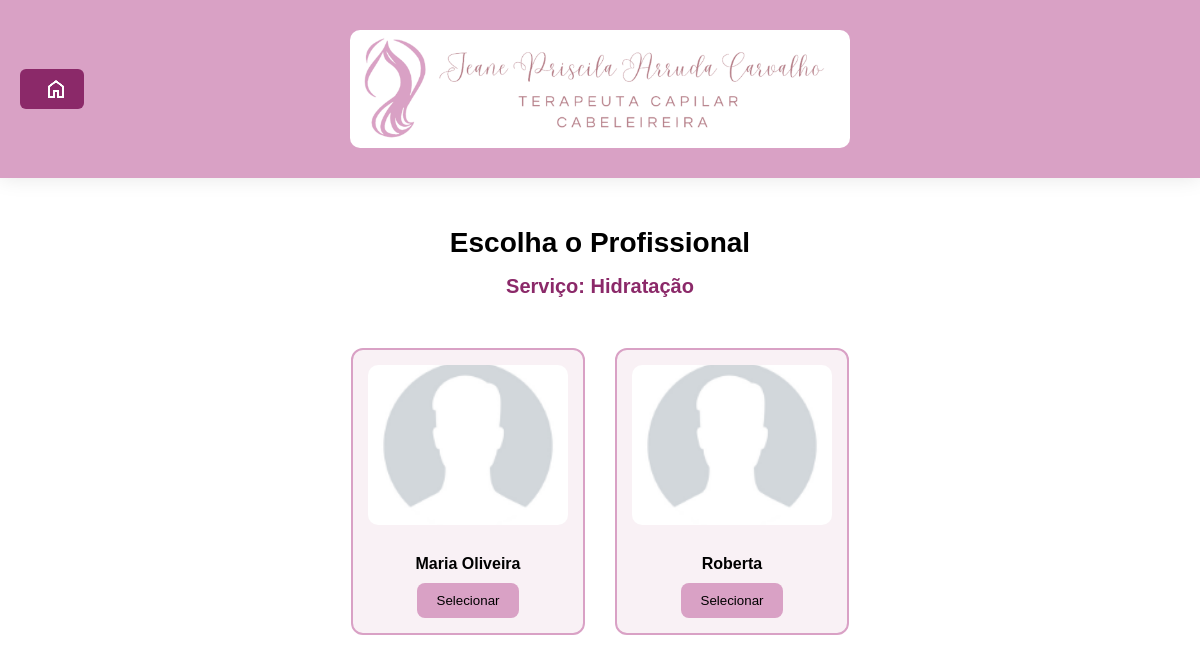
The app's page /escolher-profissional/1 with its own data.
### backend/models.py (models this page shows, shortened)
class Servico(db.Model):
    __tablename__ = 'servicos'
    idServico = db.Column(db.Integer, primary_key=True)
    nome = db.Column(db.String(100), nullable=False)
    descricao = db.Column(db.Text, nullable=True)
    preco = db.Column(db.Numeric(10, 2), nullable=False)
    duracao = db.Column(db.Integer, nullable=False)
    profissional_servicos = db.relationship('ProfissionalServico', back_populates='servico', lazy=True)

class Profissional(UserMixin, db.Model):
    __tablename__ = 'profissionais'
    idProfissional = db.Column(db.Integer, primary_key=True)
    nome = db.Column(db.String(100), nullable=False)
    telefone = db.Column(db.String(20), nullable=False)
    email = db.Column(db.String(120), unique=True, nullable=False)
    senha_hash = db.Column(db.String(256), nullable=False)
    servicos = db.relationship('ProfissionalServico', back_populates='profissional', lazy=True)
    agendas = db.relationship('Agenda', back_populates='profissional', lazy=True)

### backend/views.py (the view)
@app.route('/escolher-profissional/<int:servico_id>')
def escolher_profissional(servico_id):
    servico = Servico.query.get_or_404(servico_id)
    profissionais = db.session.query(Profissional).join(ProfissionalServico).filter(
        ProfissionalServico.idServico == servico_id
    ).all()
    return render_template('escolherProfissional.html', servico=servico, profissionais=profissionais)

### templates/escolherProfissional.html (shortened to what this page needs)
<!DOCTYPE html>
<html lang="pt-br">
<head>
    <link rel="stylesheet" href="/static/css/style-profissional.css">
    <link rel="stylesheet" href="/static/css/style-btnInicio.css" />
</head>
<body>
    <header>
        <div class="logo">
            <img src="/static/img/LogoSalao2.png" width="500px" alt="Logo do Salão">
        </div>
        <a class="btn-inicio" href="{{ url_for('cliente_inicio') }}">
             <img src="/static/img/home.png" alt="Página Inicial">
        </a>
    </header>
    <main>
        <h1>Escolha o Profissional</h1>
        <h2 class="servico-nome">Serviço: {{ servico.nome }}</h2>
        <div class="container-profissionais">
            {% for profissional in profissionais %}
            <div class="card-profissional" data-nome="{{ profissional.nome }}">
                <img src="/static/img/joao.PNG" alt="{{ profissional.nome }}">
                <p>{{ profissional.nome }}</p>
                <a href="{{ url_for('selecionar_horario', profissional_id=profissional.idProfissional, servico_id=servico.idServico) }}">
                    <button class="selecionar">Selecionar</button>
                </a>
            </div>
            {% endfor %}
        </div>
    </main>
</body>
</html>

### static/css/style-profissional.css (style rules this page uses)
html { font-family: Arial, Helvetica, sans-serif; }
body { margin: 0; padding-bottom: 100px; }
header { background-color: #d9a1c5; box-shadow: 0 0 20px rgba(0, 0, 0, 0.1); position: fixed; width: 100%; top: 0; padding: 10px 0; z-index: 1; }
.logo img { border-radius: 10px; margin: auto; display: block; }
main { padding-top: 30px; text-align: center; }
h1 { font-size: 28px; margin-bottom: 10px; }
.servico-nome { font-size: 20px; margin-bottom: 30px; color: #8b2969; }
.container-profissionais { display: flex; justify-content: center; flex-wrap: wrap; gap: 30px; padding: 20px; }
.card-profissional { background-color: #f9f1f5; border: 2px solid #d9a1c5; border-radius: 12px; padding: 15px; width: 200px; text-align: center; transition: border-color 0.3s; }
.card-profissional img { width: 100%; height: 160px; object-fit: cover; border-radius: 10px; margin-bottom: 10px; }
.card-profissional p { font-weight: bold; margin-bottom: 10px; }
.card-profissional button.selecionar { background-color: #d9a1c5; border: none; padding: 10px 20px; border-radius: 8px; cursor: pointer; transition: background-color 0.3s; }

### static/css/style-btnInicio.css (style rules this page uses)
header { position: relative; padding: 30px 0; display: flex; justify-content: center; align-items: center; }
.btn-inicio { position: absolute; left: 20px; top: 50%; transform: translateY(-50%); text-decoration: none; background-color: #8b2969; color: white; padding: 8px 16px; border-radius: 6px; font-weight: bold; display: inline-flex; align-items: center; gap: 8px; transition: background 0.3s; }

### records on screen
Servico: nome "Hidratação"
Profissional: nome "Maria Oliveira"
Profissional: nome "Roberta"
